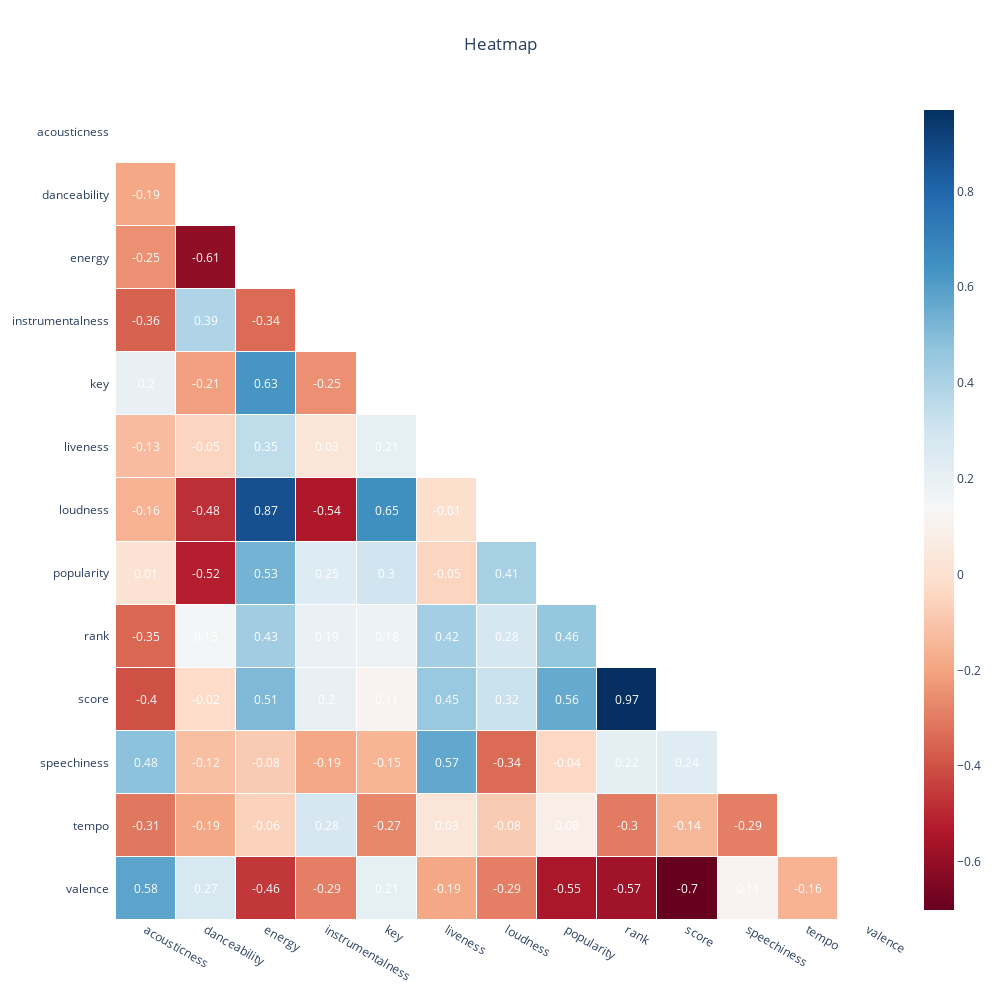

Notebook code cell kept with this figure:
### Code cell
import plotly.express as px

plot_cols = ['acousticness', 'danceability', 'energy',
        'instrumentalness', 'key', 'liveness',
       'loudness', 'popularity', 'rank', 'score',
       'speechiness', 'tempo', 'valence']

corr = df_songs[plot_cols].corr()
mask = np.triu(np.ones_like(corr, dtype=bool))
df_mask = corr.mask(mask)

fig = ff.create_annotated_heatmap(z=df_mask.round(2).to_numpy(), 
                                  x=df_mask.columns.tolist(),
                                  y=df_mask.columns.tolist(),
                                  colorscale=px.colors.diverging.RdBu,
                                  hoverinfo="none", #Shows hoverinfo for null values
                                  showscale=True, ygap=1, xgap=1
                                 )

fig.update_xaxes(side="bottom")

fig.update_layout(
    title_text='Heatmap', 
    title_x=0.5, 
    width=1000, 
    height=1000,
    xaxis_showgrid=False,
    yaxis_showgrid=False,
    xaxis_zeroline=False,
    yaxis_zeroline=False,
    yaxis_autorange='reversed',
    template='plotly_white',
)

### Figure 1 — Plotly figure (JSON) as saved in the notebook; plotly's stock layout.template omitted (floating-point values rounded to 4 significant figures; data arrays with more than 128 entries replaced by an {"elided": "..."} marker saying what was removed)
{"data": [{"colorscale": [[0, "rgb(103,0,31)"], [0.1, "rgb(178,24,43)"], [0.2, "rgb(214,96,77)"], [0.3, "rgb(244,165,130)"], [0.4, "rgb(253,219,199)"], [0.5, "rgb(247,247,247)"], [0.6, "rgb(209,229,240)"], [0.7, "rgb(146,197,222)"], [0.8, "rgb(67,147,195)"], [0.9, "rgb(33,102,172)"], [1, "rgb(5,48,97)"]], "hoverinfo": "none", "reversescale": false, "showscale": true, "type": "heatmap", "x": ["acousticness", "danceability", "energy", "instrumentalness", "key", "liveness", "loudness", "popularity", "rank", "score", "speechiness", "tempo", "valence"], "xgap": 1, "y": ["acousticness", "danceability", "energy", "instrumentalness", "key", "liveness", "loudness", "popularity", "rank", "score", "speechiness", "tempo", "valence"], "ygap": 1, "z": {"elided": "13x13 float values"}}], "layout": {"annotations": [{"font": {"color": "#FFFFFF"}, "showarrow": false, "text": "nan", "x": "acousticness", "xref": "x", "y": "acousticness", "yref": "y"}, {"font": {"color": "#FFFFFF"}, "showarrow": false, "text": "nan", "x": "danceability", "xref": "x", "y": "acousticness", "yref": "y"}, {"font": {"color": "#FFFFFF"}, "showarrow": false, "text": "nan", "x": "energy", "xref": "x", "y": "acousticness", "yref": "y"}, {"font": {"color": "#FFFFFF"}, "showarrow": false, "text": "nan", "x": "instrumentalness", "xref": "x", "y": "acousticness", "yref": "y"}, {"font": {"color": "#FFFFFF"}, "showarrow": false, "text": "nan", "x": "key", "xref": "x", "y": "acousticness", "yref": "y"}, {"font": {"color": "#FFFFFF"}, "showarrow": false, "text": "nan", "x": "liveness", "xref": "x", "y": "acousticness", "yref": "y"}, {"font": {"color": "#FFFFFF"}, "showarrow": false, "text": "nan", "x": "loudness", "xref": "x", "y": "acousticness", "yref": "y"}, {"font": {"color": "#FFFFFF"}, "showarrow": false, "text": "nan", "x": "popularity", "xref": "x", "y": "acousticness", "yref": "y"}, {"font": {"color": "#FFFFFF"}, "showarrow": false, "text": "nan", "x": "rank", "xref": "x", "y": "acousticness", "yref": "y"}, {"font": {"color": "#FFFFFF"}, "showarrow": false, "text": "nan", "x": "score", "xref": "x", "y": "acousticness", "yref": "y"}, {"font": {"color": "#FFFFFF"}, "showarrow": false, "text": "nan", "x": "speechiness", "xref": "x", "y": "acousticness", "yref": "y"}, {"font": {"color": "#FFFFFF"}, "showarrow": false, "text": "nan", "x": "tempo", "xref": "x", "y": "acousticness", "yref": "y"}, {"font": {"color": "#FFFFFF"}, "showarrow": false, "text": "nan", "x": "valence", "xref": "x", "y": "acousticness", "yref": "y"}, {"font": {"color": "#FFFFFF"}, "showarrow": false, "text": "-0.19", "x": "acousticness", "xref": "x", "y": "danceability", "yref": "y"}, {"font": {"color": "#FFFFFF"}, "showarrow": false, "text": "nan", "x": "danceability", "xref": "x", "y": "danceability", "yref": "y"}, {"font": {"color": "#FFFFFF"}, "showarrow": false, "text": "nan", "x": "energy", "xref": "x", "y": "danceability", "yref": "y"}, {"font": {"color": "#FFFFFF"}, "showarrow": false, "text": "nan", "x": "instrumentalness", "xref": "x", "y": "danceability", "yref": "y"}, {"font": {"color": "#FFFFFF"}, "showarrow": false, "text": "nan", "x": "key", "xref": "x", "y": "danceability", "yref": "y"}, {"font": {"color": "#FFFFFF"}, "showarrow": false, "text": "nan", "x": "liveness", "xref": "x", "y": "danceability", "yref": "y"}, {"font": {"color": "#FFFFFF"}, "showarrow": false, "text": "nan", "x": "loudness", "xref": "x", "y": "danceability", "yref": "y"}, {"font": {"color": "#FFFFFF"}, "showarrow": false, "text": "nan", "x": "popularity", "xref": "x", "y": "danceability", "yref": "y"}, {"font": {"color": "#FFFFFF"}, "showarrow": false, "text": "nan", "x": "rank", "xref": "x", "y": "danceability", "yref": "y"}, {"font": {"color": "#FFFFFF"}, "showarrow": false, "text": "nan", "x": "score", "xref": "x", "y": "danceability", "yref": "y"}, {"font": {"color": "#FFFFFF"}, "showarrow": false, "text": "nan", "x": "speechiness", "xref": "x", "y": "danceability", "yref": "y"}, {"font": {"color": "#FFFFFF"}, "showarrow": false, "text": "nan", "x": "tempo", "xref": "x", "y": "danceability", "yref": "y"}, {"font": {"color": "#FFFFFF"}, "showarrow": false, "text": "nan", "x": "valence", "xref": "x", "y": "danceability", "yref": "y"}, {"font": {"color": "#FFFFFF"}, "showarrow": false, "text": "-0.25", "x": "acousticness", "xref": "x", "y": "energy", "yref": "y"}, {"font": {"color": "#FFFFFF"}, "showarrow": false, "text": "-0.61", "x": "danceability", "xref": "x", "y": "energy", "yref": "y"}, {"font": {"color": "#FFFFFF"}, "showarrow": false, "text": "nan", "x": "energy", "xref": "x", "y": "energy", "yref": "y"}, {"font": {"color": "#FFFFFF"}, "showarrow": false, "text": "nan", "x": "instrumentalness", "xref": "x", "y": "energy", "yref": "y"}, {"font": {"color": "#FFFFFF"}, "showarrow": false, "text": "nan", "x": "key", "xref": "x", "y": "energy", "yref": "y"}, {"font": {"color": "#FFFFFF"}, "showarrow": false, "text": "nan", "x": "liveness", "xref": "x", "y": "energy", "yref": "y"}, {"font": {"color": "#FFFFFF"}, "showarrow": false, "text": "nan", "x": "loudness", "xref": "x", "y": "energy", "yref": "y"}, {"font": {"color": "#FFFFFF"}, "showarrow": false, "text": "nan", "x": "popularity", "xref": "x", "y": "energy", "yref": "y"}, {"font": {"color": "#FFFFFF"}, "showarrow": false, "text": "nan", "x": "rank", "xref": "x", "y": "energy", "yref": "y"}, {"font": {"color": "#FFFFFF"}, "showarrow": false, "text": "nan", "x": "score", "xref": "x", "y": "energy", "yref": "y"}, {"font": {"color": "#FFFFFF"}, "showarrow": false, "text": "nan", "x": "speechiness", "xref": "x", "y": "energy", "yref": "y"}, {"font": {"color": "#FFFFFF"}, "showarrow": false, "text": "nan", "x": "tempo", "xref": "x", "y": "energy", "yref": "y"}, {"font": {"color": "#FFFFFF"}, "showarrow": false, "text": "nan", "x": "valence", "xref": "x", "y": "energy", "yref": "y"}, {"font": {"color": "#FFFFFF"}, "showarrow": false, "text": "-0.36", "x": "acousticness", "xref": "x", "y": "instrumentalness", "yref": "y"}, {"font": {"color": "#FFFFFF"}, "showarrow": false, "text": "0.39", "x": "danceability", "xref": "x", "y": "instrumentalness", "yref": "y"}, {"font": {"color": "#FFFFFF"}, "showarrow": false, "text": "-0.34", "x": "energy", "xref": "x", "y": "instrumentalness", "yref": "y"}, {"font": {"color": "#FFFFFF"}, "showarrow": false, "text": "nan", "x": "instrumentalness", "xref": "x", "y": "instrumentalness", "yref": "y"}, {"font": {"color": "#FFFFFF"}, "showarrow": false, "text": "nan", "x": "key", "xref": "x", "y": "instrumentalness", "yref": "y"}, {"font": {"color": "#FFFFFF"}, "showarrow": false, "text": "nan", "x": "liveness", "xref": "x", "y": "instrumentalness", "yref": "y"}, {"font": {"color": "#FFFFFF"}, "showarrow": false, "text": "nan", "x": "loudness", "xref": "x", "y": "instrumentalness", "yref": "y"}, {"font": {"color": "#FFFFFF"}, "showarrow": false, "text": "nan", "x": "popularity", "xref": "x", "y": "instrumentalness", "yref": "y"}, {"font": {"color": "#FFFFFF"}, "showarrow": false, "text": "nan", "x": "rank", "xref": "x", "y": "instrumentalness", "yref": "y"}, {"font": {"color": "#FFFFFF"}, "showarrow": false, "text": "nan", "x": "score", "xref": "x", "y": "instrumentalness", "yref": "y"}, {"font": {"color": "#FFFFFF"}, "showarrow": false, "text": "nan", "x": "speechiness", "xref": "x", "y": "instrumentalness", "yref": "y"}, {"font": {"color": "#FFFFFF"}, "showarrow": false, "text": "nan", "x": "tempo", "xref": "x", "y": "instrumentalness", "yref": "y"}, {"font": {"color": "#FFFFFF"}, "showarrow": false, "text": "nan", "x": "valence", "xref": "x", "y": "instrumentalness", "yref": "y"}, {"font": {"color": "#FFFFFF"}, "showarrow": false, "text": "0.2", "x": "acousticness", "xref": "x", "y": "key", "yref": "y"}, {"font": {"color": "#FFFFFF"}, "showarrow": false, "text": "-0.21", "x": "danceability", "xref": "x", "y": "key", "yref": "y"}, {"font": {"color": "#FFFFFF"}, "showarrow": false, "text": "0.63", "x": "energy", "xref": "x", "y": "key", "yref": "y"}, {"font": {"color": "#FFFFFF"}, "showarrow": false, "text": "-0.25", "x": "instrumentalness", "xref": "x", "y": "key", "yref": "y"}, {"font": {"color": "#FFFFFF"}, "showarrow": false, "text": "nan", "x": "key", "xref": "x", "y": "key", "yref": "y"}, {"font": {"color": "#FFFFFF"}, "showarrow": false, "text": "nan", "x": "liveness", "xref": "x", "y": "key", "yref": "y"}, {"font": {"color": "#FFFFFF"}, "showarrow": false, "text": "nan", "x": "loudness", "xref": "x", "y": "key", "yref": "y"}, {"font": {"color": "#FFFFFF"}, "showarrow": false, "text": "nan", "x": "popularity", "xref": "x", "y": "key", "yref": "y"}, {"font": {"color": "#FFFFFF"}, "showarrow": false, "text": "nan", "x": "rank", "xref": "x", "y": "key", "yref": "y"}, {"font": {"color": "#FFFFFF"}, "showarrow": false, "text": "nan", "x": "score", "xref": "x", "y": "key", "yref": "y"}, {"font": {"color": "#FFFFFF"}, "showarrow": false, "text": "nan", "x": "speechiness", "xref": "x", "y": "key", "yref": "y"}, {"font": {"color": "#FFFFFF"}, "showarrow": false, "text": "nan", "x": "tempo", "xref": "x", "y": "key", "yref": "y"}, {"font": {"color": "#FFFFFF"}, "showarrow": false, "text": "nan", "x": "valence", "xref": "x", "y": "key", "yref": "y"}, {"font": {"color": "#FFFFFF"}, "showarrow": false, "text": "-0.13", "x": "acousticness", "xref": "x", "y": "liveness", "yref": "y"}, {"font": {"color": "#FFFFFF"}, "showarrow": false, "text": "-0.05", "x": "danceability", "xref": "x", "y": "liveness", "yref": "y"}, {"font": {"color": "#FFFFFF"}, "showarrow": false, "text": "0.35", "x": "energy", "xref": "x", "y": "liveness", "yref": "y"}, {"font": {"color": "#FFFFFF"}, "showarrow": false, "text": "0.03", "x": "instrumentalness", "xref": "x", "y": "liveness", "yref": "y"}, {"font": {"color": "#FFFFFF"}, "showarrow": false, "text": "0.21", "x": "key", "xref": "x", "y": "liveness", "yref": "y"}, {"font": {"color": "#FFFFFF"}, "showarrow": false, "text": "nan", "x": "liveness", "xref": "x", "y": "liveness", "yref": "y"}, {"font": {"color": "#FFFFFF"}, "showarrow": false, "text": "nan", "x": "loudness", "xref": "x", "y": "liveness", "yref": "y"}, {"font": {"color": "#FFFFFF"}, "showarrow": false, "text": "nan", "x": "popularity", "xref": "x", "y": "liveness", "yref": "y"}, {"font": {"color": "#FFFFFF"}, "showarrow": false, "text": "nan", "x": "rank", "xref": "x", "y": "liveness", "yref": "y"}, {"font": {"color": "#FFFFFF"}, "showarrow": false, "text": "nan", "x": "score", "xref": "x", "y": "liveness", "yref": "y"}, {"font": {"color": "#FFFFFF"}, "showarrow": false, "text": "nan", "x": "speechiness", "xref": "x", "y": "liveness", "yref": "y"}, {"font": {"color": "#FFFFFF"}, "showarrow": false, "text": "nan", "x": "tempo", "xref": "x", "y": "liveness", "yref": "y"}, {"font": {"color": "#FFFFFF"}, "showarrow": false, "text": "nan", "x": "valence", "xref": "x", "y": "liveness", "yref": "y"}, {"font": {"color": "#FFFFFF"}, "showarrow": false, "text": "-0.16", "x": "acousticness", "xref": "x", "y": "loudness", "yref": "y"}, {"font": {"color": "#FFFFFF"}, "showarrow": false, "text": "-0.48", "x": "danceability", "xref": "x", "y": "loudness", "yref": "y"}, {"font": {"color": "#FFFFFF"}, "showarrow": false, "text": "0.87", "x": "energy", "xref": "x", "y": "loudness", "yref": "y"}, {"font": {"color": "#FFFFFF"}, "showarrow": false, "text": "-0.54", "x": "instrumentalness", "xref": "x", "y": "loudness", "yref": "y"}, {"font": {"color": "#FFFFFF"}, "showarrow": false, "text": "0.65", "x": "key", "xref": "x", "y": "loudness", "yref": "y"}, {"font": {"color": "#FFFFFF"}, "showarrow": false, "text": "-0.01", "x": "liveness", "xref": "x", "y": "loudness", "yref": "y"}, {"font": {"color": "#FFFFFF"}, "showarrow": false, "text": "nan", "x": "loudness", "xref": "x", "y": "loudness", "yref": "y"}, {"font": {"color": "#FFFFFF"}, "showarrow": false, "text": "nan", "x": "popularity", "xref": "x", "y": "loudness", "yref": "y"}, {"font": {"color": "#FFFFFF"}, "showarrow": false, "text": "nan", "x": "rank", "xref": "x", "y": "loudness", "yref": "y"}, {"font": {"color": "#FFFFFF"}, "showarrow": false, "text": "nan", "x": "score", "xref": "x", "y": "loudness", "yref": "y"}, {"font": {"color": "#FFFFFF"}, "showarrow": false, "text": "nan", "x": "speechiness", "xref": "x", "y": "loudness", "yref": "y"}, {"font": {"color": "#FFFFFF"}, "showarrow": false, "text": "nan", "x": "tempo", "xref": "x", "y": "loudness", "yref": "y"}, {"font": {"color": "#FFFFFF"}, "showarrow": false, "text": "nan", "x": "valence", "xref": "x", "y": "loudness", "yref": "y"}, {"font": {"color": "#FFFFFF"}, "showarrow": false, "text": "0.01", "x": "acousticness", "xref": "x", "y": "popularity", "yref": "y"}, {"font": {"color": "#FFFFFF"}, "showarrow": false, "text": "-0.52", "x": "danceability", "xref": "x", "y": "popularity", "yref": "y"}, {"font": {"color": "#FFFFFF"}, "showarrow": false, "text": "0.53", "x": "energy", "xref": "x", "y": "popularity", "yref": "y"}, {"font": {"color": "#FFFFFF"}, "showarrow": false, "text": "0.25", "x": "instrumentalness", "xref": "x", "y": "popularity", "yref": "y"}, {"font": {"color": "#FFFFFF"}, "showarrow": false, "text": "0.3", "x": "key", "xref": "x", "y": "popularity", "yref": "y"}, {"font": {"color": "#FFFFFF"}, "showarrow": false, "text": "-0.05", "x": "liveness", "xref": "x", "y": "popularity", "yref": "y"}, {"font": {"color": "#FFFFFF"}, "showarrow": false, "text": "0.41", "x": "loudness", "xref": "x", "y": "popularity", "yref": "y"}, {"font": {"color": "#FFFFFF"}, "showarrow": false, "text": "nan", "x": "popularity", "xref": "x", "y": "popularity", "yref": "y"}, {"font": {"color": "#FFFFFF"}, "showarrow": false, "text": "nan", "x": "rank", "xref": "x", "y": "popularity", "yref": "y"}, {"font": {"color": "#FFFFFF"}, "showarrow": false, "text": "nan", "x": "score", "xref": "x", "y": "popularity", "yref": "y"}, {"font": {"color": "#FFFFFF"}, "showarrow": false, "text": "nan", "x": "speechiness", "xref": "x", "y": "popularity", "yref": "y"}, {"font": {"color": "#FFFFFF"}, "showarrow": false, "text": "nan", "x": "tempo", "xref": "x", "y": "popularity", "yref": "y"}, {"font": {"color": "#FFFFFF"}, "showarrow": false, "text": "nan", "x": "valence", "xref": "x", "y": "popularity", "yref": "y"}, {"font": {"color": "#FFFFFF"}, "showarrow": false, "text": "-0.35", "x": "acousticness", "xref": "x", "y": "rank", "yref": "y"}, {"font": {"color": "#FFFFFF"}, "showarrow": false, "text": "0.15", "x": "danceability", "xref": "x", "y": "rank", "yref": "y"}, {"font": {"color": "#FFFFFF"}, "showarrow": false, "text": "0.43", "x": "energy", "xref": "x", "y": "rank", "yref": "y"}, {"font": {"color": "#FFFFFF"}, "showarrow": false, "text": "0.19", "x": "instrumentalness", "xref": "x", "y": "rank", "yref": "y"}, {"font": {"color": "#FFFFFF"}, "showarrow": false, "text": "0.18", "x": "key", "xref": "x", "y": "rank", "yref": "y"}, {"font": {"color": "#FFFFFF"}, "showarrow": false, "text": "0.42", "x": "liveness", "xref": "x", "y": "rank", "yref": "y"}, {"font": {"color": "#FFFFFF"}, "showarrow": false, "text": "0.28", "x": "loudness", "xref": "x", "y": "rank", "yref": "y"}, {"font": {"color": "#FFFFFF"}, "showarrow": false, "text": "0.46", "x": "popularity", "xref": "x", "y": "rank", "yref": "y"}, {"font": {"color": "#FFFFFF"}, "showarrow": false, "text": "nan", "x": "rank", "xref": "x", "y": "rank", "yref": "y"}, {"font": {"color": "#FFFFFF"}, "showarrow": false, "text": "nan", "x": "score", "xref": "x", "y": "rank", "yref": "y"}, {"font": {"color": "#FFFFFF"}, "showarrow": false, "text": "nan", "x": "speechiness", "xref": "x", "y": "rank", "yref": "y"}, {"font": {"color": "#FFFFFF"}, "showarrow": false, "text": "nan", "x": "tempo", "xref": "x", "y": "rank", "yref": "y"}, {"font": {"color": "#FFFFFF"}, "showarrow": false, "text": "nan", "x": "valence", "xref": "x", "y": "rank", "yref": "y"}, {"font": {"color": "#FFFFFF"}, "showarrow": false, "text": "-0.4", "x": "acousticness", "xref": "x", "y": "score", "yref": "y"}, {"font": {"color": "#FFFFFF"}, "showarrow": false, "text": "-0.02", "x": "danceability", "xref": "x", "y": "score", "yref": "y"}, {"font": {"color": "#FFFFFF"}, "showarrow": false, "text": "0.51", "x": "energy", "xref": "x", "y": "score", "yref": "y"}, {"font": {"color": "#FFFFFF"}, "showarrow": false, "text": "0.2", "x": "instrumentalness", "xref": "x", "y": "score", "yref": "y"}, {"font": {"color": "#FFFFFF"}, "showarrow": false, "text": "0.11", "x": "key", "xref": "x", "y": "score", "yref": "y"}, {"font": {"color": "#FFFFFF"}, "showarrow": false, "text": "0.45", "x": "liveness", "xref": "x", "y": "score", "yref": "y"}, {"font": {"color": "#FFFFFF"}, "showarrow": false, "text": "0.32", "x": "loudness", "xref": "x", "y": "score", "yref": "y"}, {"font": {"color": "#FFFFFF"}, "showarrow": false, "text": "0.56", "x": "popularity", "xref": "x", "y": "score", "yref": "y"}, {"font": {"color": "#FFFFFF"}, "showarrow": false, "text": "0.97", "x": "rank", "xref": "x", "y": "score", "yref": "y"}, {"font": {"color": "#FFFFFF"}, "showarrow": false, "text": "nan", "x": "score", "xref": "x", "y": "score", "yref": "y"}, {"font": {"color": "#FFFFFF"}, "showarrow": false, "text": "nan", "x": "speechiness", "xref": "x", "y": "score", "yref": "y"}, {"font": {"color": "#FFFFFF"}, "showarrow": false, "text": "nan", "x": "tempo", "xref": "x", "y": "score", "yref": "y"}, {"font": {"color": "#FFFFFF"}, "showarrow": false, "text": "nan", "x": "valence", "xref": "x", "y": "score", "yref": "y"}, {"font": {"color": "#FFFFFF"}, "showarrow": false, "text": "0.48", "x": "acousticness", "xref": "x", "y": "speechiness", "yref": "y"}, {"font": {"color": "#FFFFFF"}, "showarrow": false, "text": "-0.12", "x": "danceability", "xref": "x", "y": "speechiness", "yref": "y"}, {"font": {"color": "#FFFFFF"}, "showarrow": false, "text": "-0.08", "x": "energy", "xref": "x", "y": "speechiness", "yref": "y"}, {"font": {"color": "#FFFFFF"}, "showarrow": false, "text": "-0.19", "x": "instrumentalness", "xref": "x", "y": "speechiness", "yref": "y"}, {"font": {"color": "#FFFFFF"}, "showarrow": false, "text": "-0.15", "x": "key", "xref": "x", "y": "speechiness", "yref": "y"}, {"font": {"color": "#FFFFFF"}, "showarrow": false, "text": "0.57", "x": "liveness", "xref": "x", "y": "speechiness", "yref": "y"}, {"font": {"color": "#FFFFFF"}, "showarrow": false, "text": "-0.34", "x": "loudness", "xref": "x", "y": "speechiness", "yref": "y"}, {"font": {"color": "#FFFFFF"}, "showarrow": false, "text": "-0.04", "x": "popularity", "xref": "x", "y": "speechiness", "yref": "y"}, {"font": {"color": "#FFFFFF"}, "showarrow": false, "text": "0.22", "x": "rank", "xref": "x", "y": "speechiness", "yref": "y"}, {"font": {"color": "#FFFFFF"}, "showarrow": false, "text": "0.24", "x": "score", "xref": "x", "y": "speechiness", "yref": "y"}, {"font": {"color": "#FFFFFF"}, "showarrow": false, "text": "nan", "x": "speechiness", "xref": "x", "y": "speechiness", "yref": "y"}, {"font": {"color": "#FFFFFF"}, "showarrow": false, "text": "nan", "x": "tempo", "xref": "x", "y": "speechiness", "yref": "y"}, {"font": {"color": "#FFFFFF"}, "showarrow": false, "text": "nan", "x": "valence", "xref": "x", "y": "speechiness", "yref": "y"}, {"font": {"color": "#FFFFFF"}, "showarrow": false, "text": "-0.31", "x": "acousticness", "xref": "x", "y": "tempo", "yref": "y"}, {"font": {"color": "#FFFFFF"}, "showarrow": false, "text": "-0.19", "x": "danceability", "xref": "x", "y": "tempo", "yref": "y"}, {"font": {"color": "#FFFFFF"}, "showarrow": false, "text": "-0.06", "x": "energy", "xref": "x", "y": "tempo", "yref": "y"}, {"font": {"color": "#FFFFFF"}, "showarrow": false, "text": "0.28", "x": "instrumentalness", "xref": "x", "y": "tempo", "yref": "y"}, {"font": {"color": "#FFFFFF"}, "showarrow": false, "text": "-0.27", "x": "key", "xref": "x", "y": "tempo", "yref": "y"}, {"font": {"color": "#FFFFFF"}, "showarrow": false, "text": "0.03", "x": "liveness", "xref": "x", "y": "tempo", "yref": "y"}, {"font": {"color": "#FFFFFF"}, "showarrow": false, "text": "-0.08", "x": "loudness", "xref": "x", "y": "tempo", "yref": "y"}, {"font": {"color": "#FFFFFF"}, "showarrow": false, "text": "0.08", "x": "popularity", "xref": "x", "y": "tempo", "yref": "y"}, {"font": {"color": "#FFFFFF"}, "showarrow": false, "text": "-0.3", "x": "rank", "xref": "x", "y": "tempo", "yref": "y"}, {"font": {"color": "#FFFFFF"}, "showarrow": false, "text": "-0.14", "x": "score", "xref": "x", "y": "tempo", "yref": "y"}, {"font": {"color": "#FFFFFF"}, "showarrow": false, "text": "-0.29", "x": "speechiness", "xref": "x", "y": "tempo", "yref": "y"}, {"font": {"color": "#FFFFFF"}, "showarrow": false, "text": "nan", "x": "tempo", "xref": "x", "y": "tempo", "yref": "y"}, {"font": {"color": "#FFFFFF"}, "showarrow": false, "text": "nan", "x": "valence", "xref": "x", "y": "tempo", "yref": "y"}, {"font": {"color": "#FFFFFF"}, "showarrow": false, "text": "0.58", "x": "acousticness", "xref": "x", "y": "valence", "yref": "y"}, {"font": {"color": "#FFFFFF"}, "showarrow": false, "text": "0.27", "x": "danceability", "xref": "x", "y": "valence", "yref": "y"}, {"font": {"color": "#FFFFFF"}, "showarrow": false, "text": "-0.46", "x": "energy", "xref": "x", "y": "valence", "yref": "y"}, {"font": {"color": "#FFFFFF"}, "showarrow": false, "text": "-0.29", "x": "instrumentalness", "xref": "x", "y": "valence", "yref": "y"}, {"font": {"color": "#FFFFFF"}, "showarrow": false, "text": "0.21", "x": "key", "xref": "x", "y": "valence", "yref": "y"}, {"font": {"color": "#FFFFFF"}, "showarrow": false, "text": "-0.19", "x": "liveness", "xref": "x", "y": "valence", "yref": "y"}, {"font": {"color": "#FFFFFF"}, "showarrow": false, "text": "-0.29", "x": "loudness", "xref": "x", "y": "valence", "yref": "y"}, {"font": {"color": "#FFFFFF"}, "showarrow": false, "text": "-0.55", "x": "popularity", "xref": "x", "y": "valence", "yref": "y"}, {"font": {"color": "#FFFFFF"}, "showarrow": false, "text": "-0.57", "x": "rank", "xref": "x", "y": "valence", "yref": "y"}, {"font": {"color": "#FFFFFF"}, "showarrow": false, "text": "-0.7", "x": "score", "xref": "x", "y": "valence", "yref": "y"}, {"font": {"color": "#FFFFFF"}, "showarrow": false, "text": "0.11", "x": "speechiness", "xref": "x", "y": "valence", "yref": "y"}, {"font": {"color": "#FFFFFF"}, "showarrow": false, "text": "-0.16", "x": "tempo", "xref": "x", "y": "valence", "yref": "y"}, {"font": {"color": "#FFFFFF"}, "showarrow": false, "text": "nan", "x": "valence", "xref": "x", "y": "valence", "yref": "y"}], "height": 1000, "title": {"text": "Heatmap", "x": 0.5}, "width": 1000, "xaxis": {"dtick": 1, "gridcolor": "rgb(0, 0, 0)", "showgrid": false, "side": "bottom", "ticks": "", "zeroline": false}, "yaxis": {"autorange": "reversed", "dtick": 1, "showgrid": false, "ticks": "", "ticksuffix": "  ", "zeroline": false}}}
